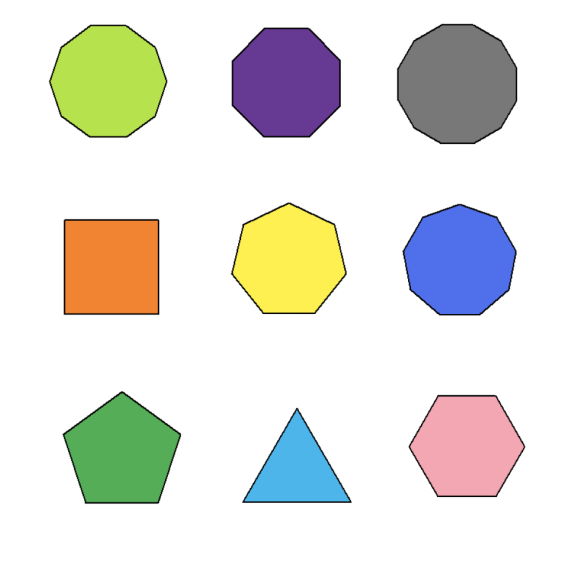
#> input picture Resources/shapes.png, 1122 x 1152 px (shown at 1/2 size)
$ python contourDetection.py
#> lines starting #> are read from the running program, lines starting #| are printed output that depends on the picture; after the words box and inside, x2 and y2 are one past the last pixel; in counts of white or black regions, pixels touching at a corner belong together
import cv2
import numpy as np

def stackImages(scale,imgArray):
    rows = len(imgArray)
    cols = len(imgArray[0])
    rowsAvailable = isinstance(imgArray[0], list)
    width = imgArray[0][0].shape[1]
    height = imgArray[0][0].shape[0]
    if rowsAvailable:
        for x in range ( 0, rows):
            for y in range(0, cols):
                if imgArray[x][y].shape[:2] == imgArray[0][0].shape [:2]:
                    imgArray[x][y] = cv2.resize(imgArray[x][y], (0, 0), None, scale, scale)
                else:
                    imgArray[x][y] = cv2.resize(imgArray[x][y], (imgArray[0][0].shape[1], imgArray[0][0].shape[0]), None, scale, scale)
                if len(imgArray[x][y].shape) == 2: imgArray[x][y]= cv2.cvtColor( imgArray[x][y], cv2.COLOR_GRAY2BGR)
        imageBlank = np.zeros((height, width, 3), np.uint8)
        hor = [imageBlank]*rows
        hor_con = [imageBlank]*rows
        for x in range(0, rows):
            hor[x] = np.hstack(imgArray[x])
        ver = np.vstack(hor)
    else:
        for x in range(0, rows):
            if imgArray[x].shape[:2] == imgArray[0].shape[:2]:
                imgArray[x] = cv2.resize(imgArray[x], (0, 0), None, scale, scale)
            else:
                imgArray[x] = cv2.resize(imgArray[x], (imgArray[0].shape[1], imgArray[0].shape[0]), None,scale, scale)
            if len(imgArray[x].shape) == 2: imgArray[x] = cv2.cvtColor(imgArray[x], cv2.COLOR_GRAY2BGR)
        hor= np.hstack(imgArray)
        ver = hor
    return ver

def getCon(image):
    cons, hrhy = cv2.findContours(image, cv2.RETR_EXTERNAL, cv2.CHAIN_APPROX_NONE)
    for contour in cons:
        area = cv2.contourArea(contour)
        if area>7000:
            cv2.drawContours(blank, contour, -1, (0, 0, 255), 5)
            perimeter = cv2.arcLength(contour,True)
            corners = cv2.approxPolyDP(contour, 0.01*perimeter, True)
            x, y, width, height = cv2.boundingRect(corners)
            shape = len(corners)
            if shape == 3: type = "triangle"
            elif shape == 4:
                ratio = width/float(height)
                if ratio >=0.9 and ratio <= 1.04:
                    type = 'square'
                else:   type = "rectangle"
            elif shape > 12: type = 'circle'
            else: type = str(shape)
            cv2.rectangle(imgJi, (x-20,y-20), (x+width+15, y+height+15), (255,0,0), 3)
            cv2.putText(imgJi, type,
                        (x+int(width/2)-15, y+int(height/2)), cv2.FONT_HERSHEY_DUPLEX, 0.8, (0,0,0),1)

file_path = 'Resources/shapes.png'
img = cv2.imread(file_path)
#> img is the input picture: shape (1152, 1122, 3); mean B, G, R 220.5, 226.7, 227.1
imgJi = img.copy()
blank = np.zeros_like(img)
imgGray = cv2.cvtColor(img, cv2.COLOR_BGR2GRAY)
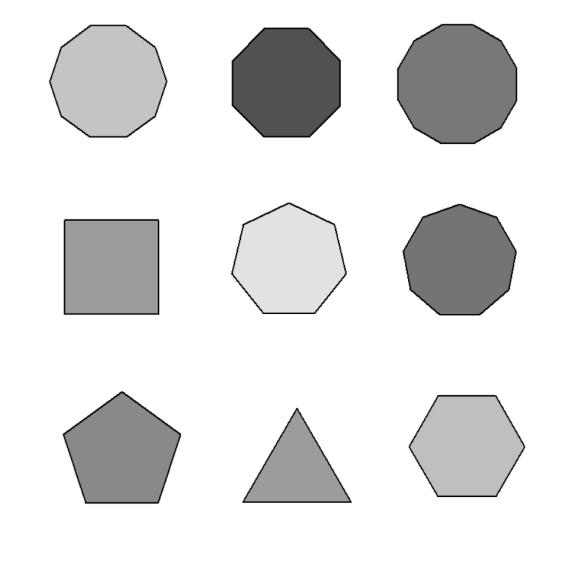
#> imgGray: shape (1152, 1122) (shown at 1/2 size); min 1, max 255, mean 226.1
imgBlur = cv2.GaussianBlur(imgGray, (7,7), 1)
imgCanny = cv2.Canny(imgBlur, 50,50)
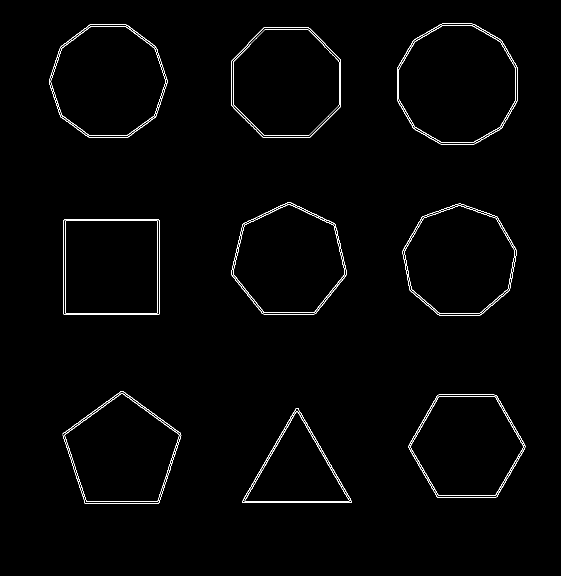
#> imgCanny: shape (1152, 1122) (shown at 1/2 size); 1.2% white in thin lines or dots, all inside (x1, y1, x2, y2) = (98, 47, 1051, 1008)
getCon(imgCanny)
#> in getCon, `cons, hrhy = cv2.findContours(image, cv2.RETR_EXTERNAL, cv2.CHAIN_APPR..`: cons = 10 contours; largest, box (x1, y1, x2, y2) and area: (794, 47, 1035, 289) 46604, (98, 49, 335, 276) 41422, (463, 55, 682, 276) 39900, (805, 407, 1034, 631) 38889, (462, 405, 694, 629) 38542; hrhy = [[1, -1, -1, -1], [2, 0, -1, -1], [3, 1, -1, -1], [4, 2, -1, -1], [5, 3, -1, -1], [6, 4, -1, -1], [7, 5, -1, -1], [8, 6, -1, -1], [9, 7, -1, -1], [-1, 8, -1, -1]]
#> the loop in getCon, `for contour in cons:` made 10 passes
#> (area, perimeter, corners, x, y, width, height, shape) on pass 5: (36476, 760.5, [[129, 438], [127, 628], [317, 629], [318, 440]], 127, 438, 192, 192, 4)
#> after the loop in getCon, `for contour in cons:`:
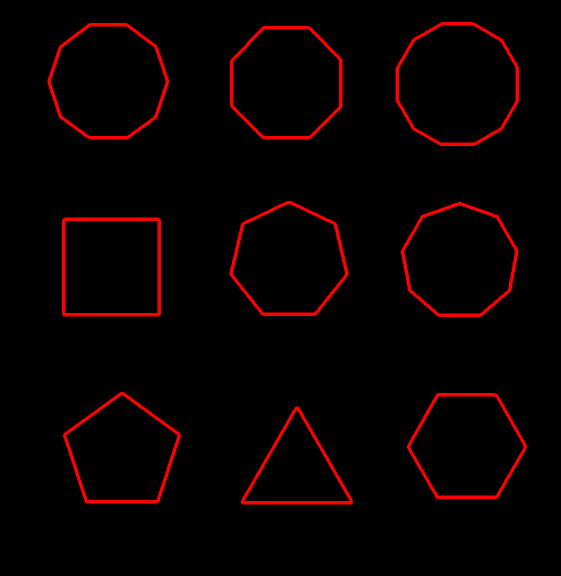
#> blank: shape (1152, 1122, 3) (shown at 1/2 size); mean B, G, R 0, 0, 8.5
#> after the loop in getCon, `for contour in cons:`:
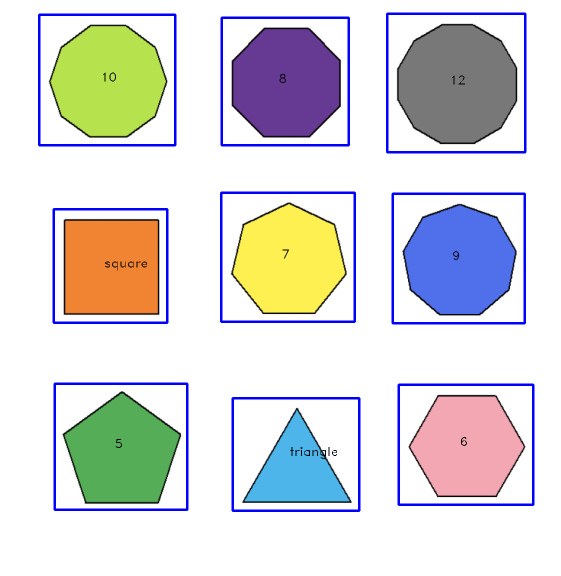
#> imgJi: shape (1152, 1122, 3) (shown at 1/2 size); 3.65% of pixels changed, all inside (x1, y1, x2, y2) = (76, 25, 1069, 1024)

imgStack = stackImages(0.8, ([img,imgGray,imgBlur], [imgCanny, imgJi, blank]))
#> after the loop in stackImages, `for x in range(0, rows):`: hor = 2 items
#> in stackImages, `ver = np.vstack(hor)`:
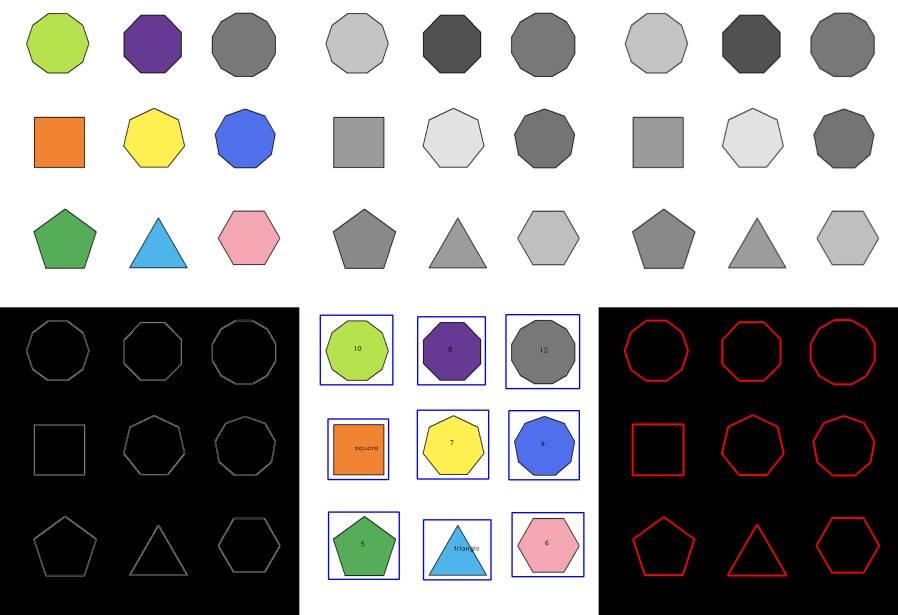
#> ver: shape (1844, 2694, 3) (shown at 1/3 size); mean of channels 0, 1, 2 149.3, 149.9, 151.4; drawn as B, G, R
cv2.imshow('Shape Detection', imgStack)

cv2.waitKey(0)

$ run again, with Resources/scr1.png copied over Resources/shapes.png
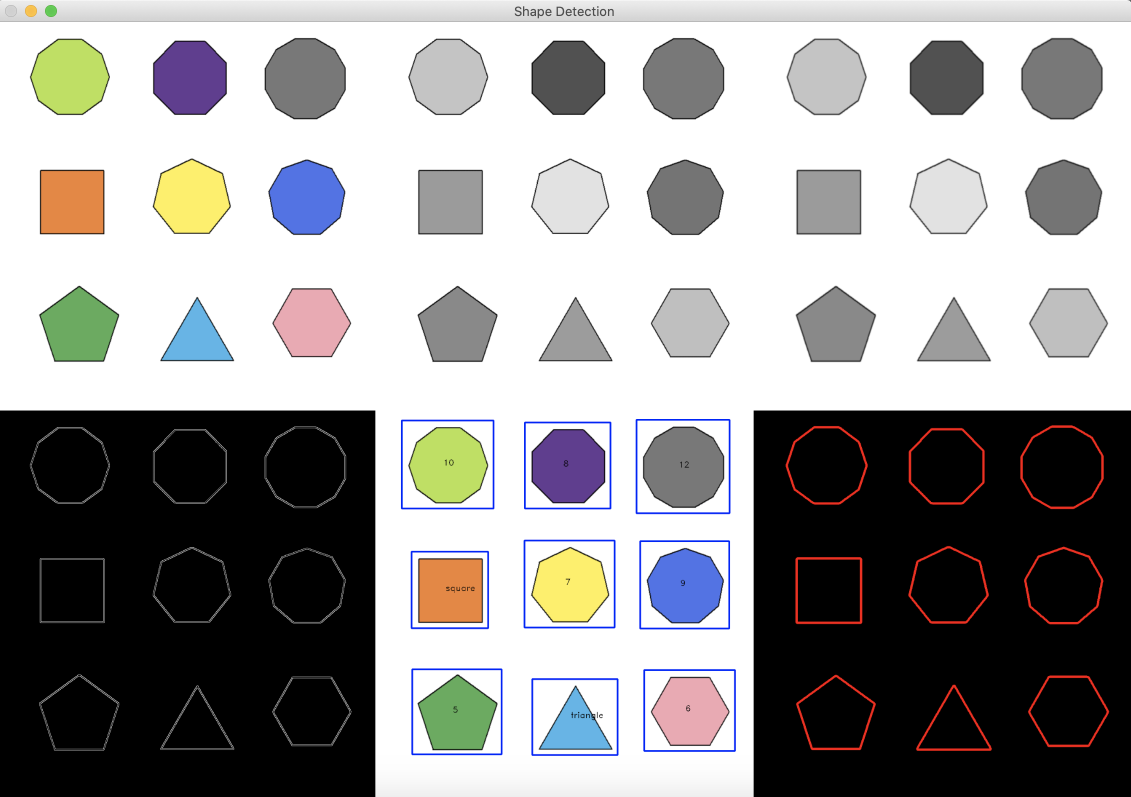
#> input picture Resources/scr1.png, 2262 x 1594 px (shown at 1/2 size)
#> img is the input picture: shape (1594, 2262, 3); mean B, G, R 152.1, 152.5, 153.5
#> `imgCanny = cv2.Canny(imgBlur, 50,50)`:
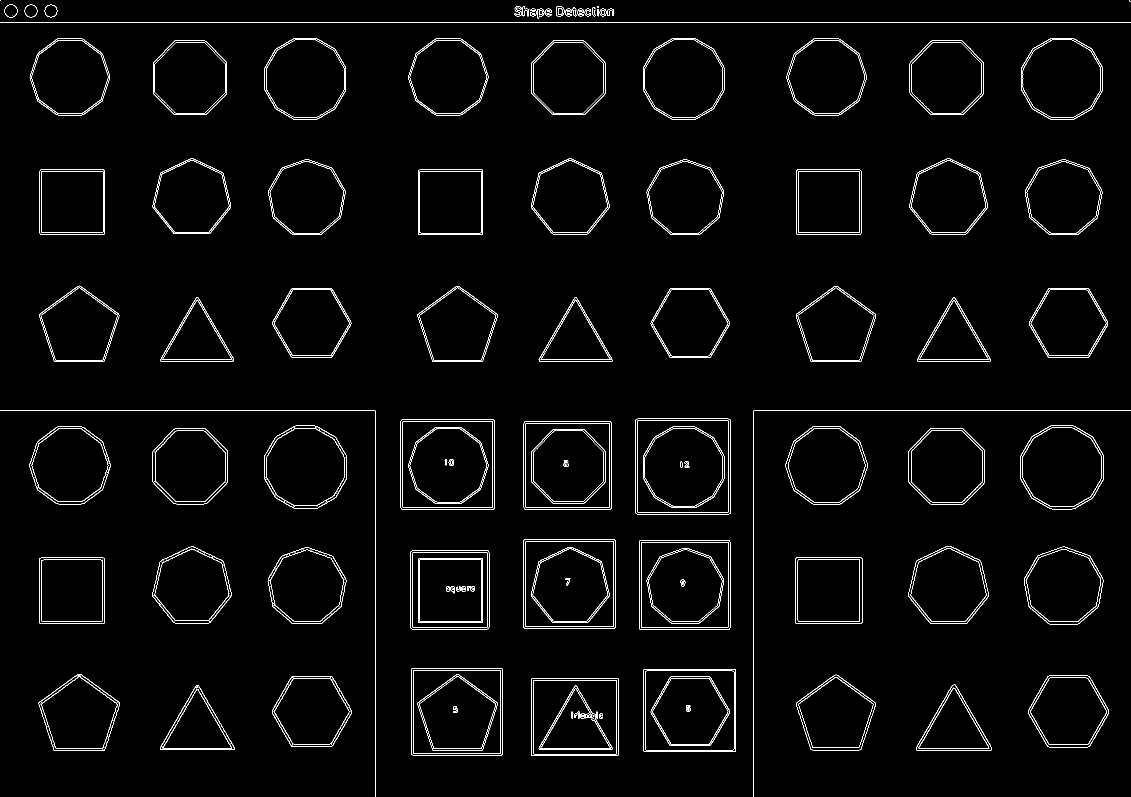
#> imgCanny: shape (1594, 2262) (shown at 1/2 size); 2.2% white in thin lines or dots
#> cons = 80 contours, 11 with area under 20; largest, box (x1, y1, x2, y2) and area: (1271, 837, 1462, 1029) 36100, (801, 839, 989, 1019) 33466, (1047, 1079, 1232, 1257) 32559, (1278, 1080, 1461, 1259) 32384, (822, 1336, 1006, 1511) 31822; hrhy = 80 rows, first 6: [1, -1, -1, -1], [2, 0, -1, -1], [3, 1, -1, -1], [4, 2, -1, -1], [5, 3, -1, -1], [6, 4, -1, -1]
#> the loop in getCon, `for contour in cons:` made 80 passes
#> (area, perimeter, corners, x, y, width, height, shape) on passes 2, 3, 8, 9: (10749, 478.1, [[1904, 1370], [1833, 1500], [1981, 1501], [1916, 1378]], 1833, 1370, 149, 132, 4), (26963.5, 655.1, [[1063, 1357], [1063, 1511], [1236, 1510], [1235, 1356]], 1063, 1356, 174, 156, 4), (30518, 696.5, [[1287, 1339], [1288, 1503], [1471, 1502], [1470, 1338]], 1287, 1338, 185, 166, 4), (31822, 709.3, [[822, 1338], [823, 1509], [1004, 1509], [1004, 1337]], 822, 1337, 183, 173, 4)
#> after the loop in stackImages, `for x in range(0, rows):`: hor = 2 items
#> in stackImages, `ver = np.vstack(hor)`:
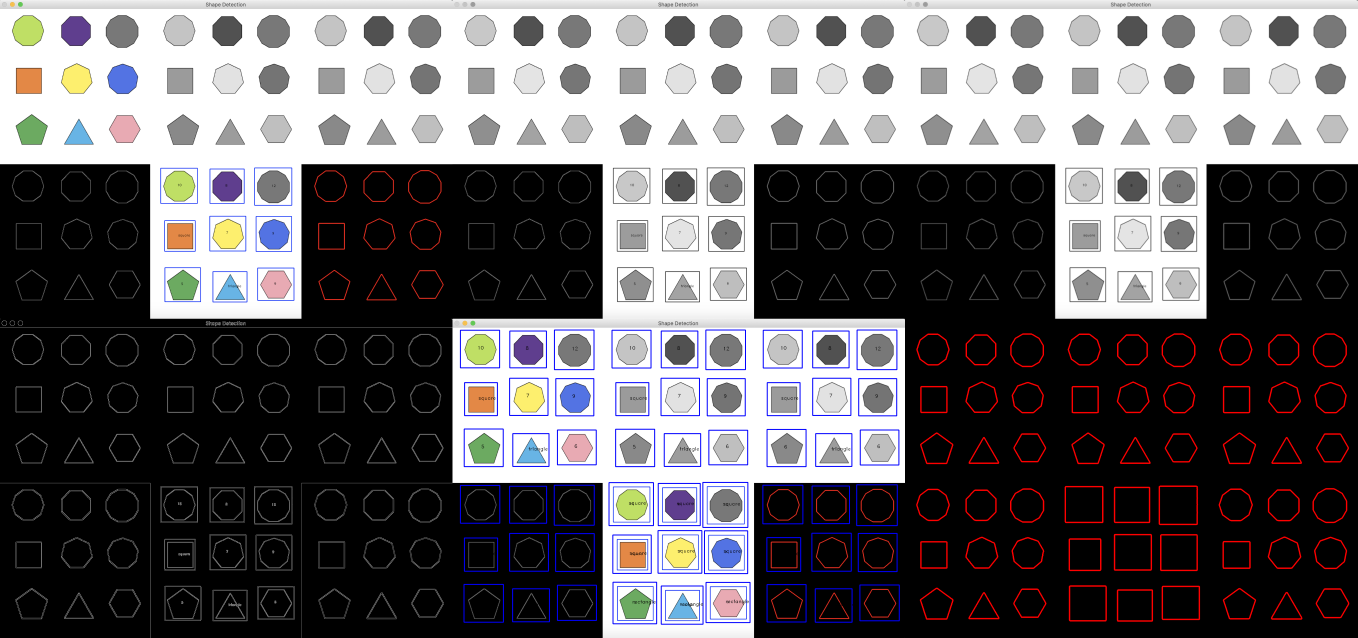
#> ver: shape (2550, 5430, 3) (shown at 1/4 size); mean of channels 0, 1, 2 103.3, 101, 103.6; drawn as B, G, R

$ run again, with Resources/scr2.png copied over Resources/shapes.png
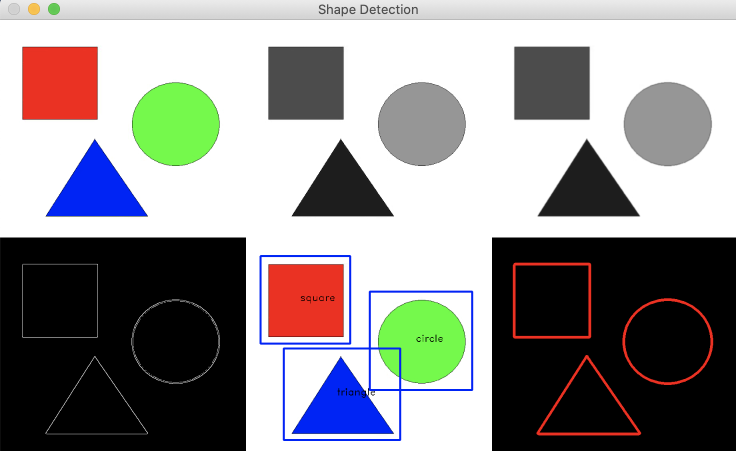
#> input picture Resources/scr2.png, 1472 x 902 px (shown at 1/2 size)
#> img is the input picture: shape (902, 1472, 3); mean B, G, R 144.4, 144.6, 146.2
#> `imgCanny = cv2.Canny(imgBlur, 50,50)`:
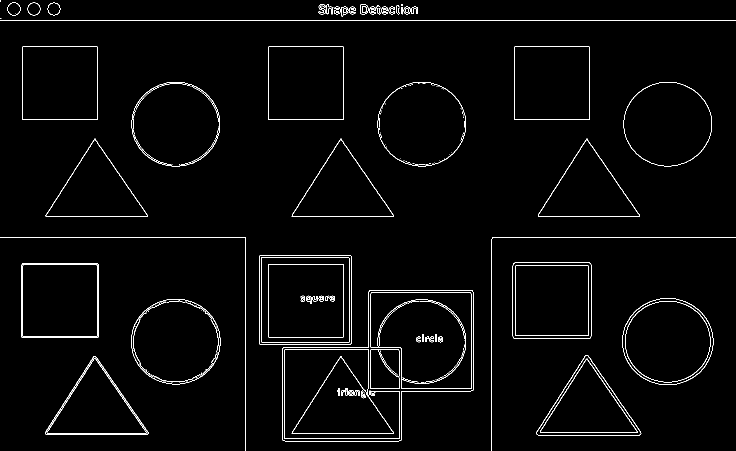
#> imgCanny: shape (902, 1472) (shown at 1/2 size); 2% white in thin lines or dots
#> cons = 44 contours, 12 with area under 20; largest, box (x1, y1, x2, y2) and area: (565, 581, 947, 883) 80822, (519, 510, 703, 690) 32750, (1244, 596, 1427, 770) 24670, (1025, 525, 1183, 678) 23832, (262, 598, 441, 769) 23826; hrhy = 44 rows, first 6: [1, -1, -1, -1], [2, 0, -1, -1], [3, 1, -1, -1], [4, 2, -1, -1], [5, 3, -1, -1], [6, 4, -1, -1]
#> the loop in getCon, `for contour in cons:` made 44 passes
#> (area, perimeter, corners, x, y, width, height, shape) on passes 2, 6, 7, 8, 17: (17649, 615, [[1073, 863], [1076, 870], [1282, 866], [1175, 710]], 1073, 710, 210, 161, 4), (22641, 599.7, [[44, 527], [44, 675], [196, 674], [195, 527]], 44, 527, 153, 149, 4), (23832, 611, [[1027, 526], [1027, 676], [1181, 675], [1179, 525]], 1027, 525, 155, 152, 4), (32749.5, 721.1, [[519, 511], [519, 688], [702, 687], [701, 510]], 519, 510, 184, 179, 4), (22044, 591.7, [[1028, 94], [1029, 239], [1179, 238], [1178, 93]], 1028, 93, 152, 147, 4)
#> after the loop in stackImages, `for x in range(0, rows):`: hor = 2 items
#> in stackImages, `ver = np.vstack(hor)`:
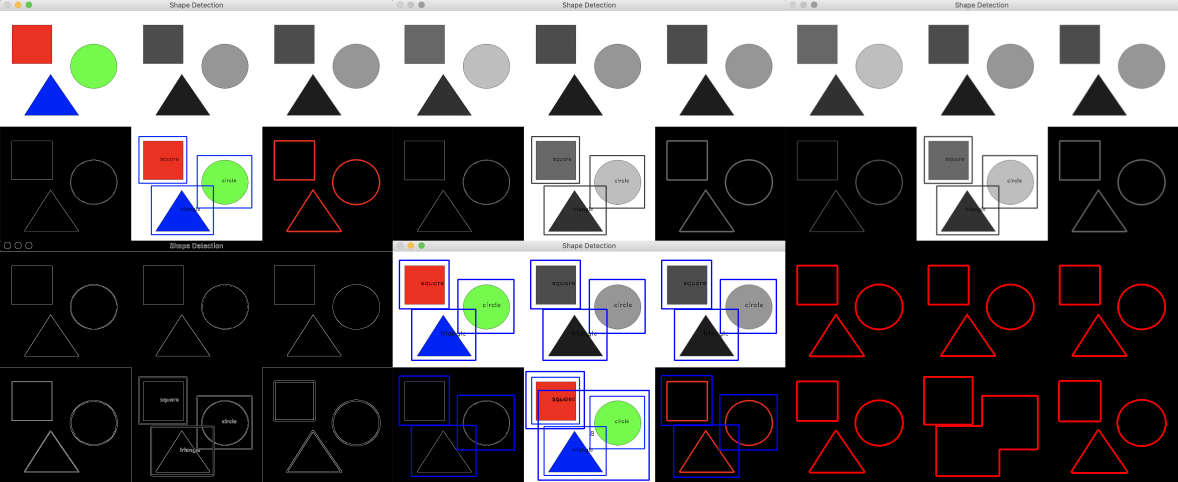
#> ver: shape (1444, 3534, 3) (shown at 1/3 size); mean of channels 0, 1, 2 98.1, 95.9, 98.7; drawn as B, G, R
